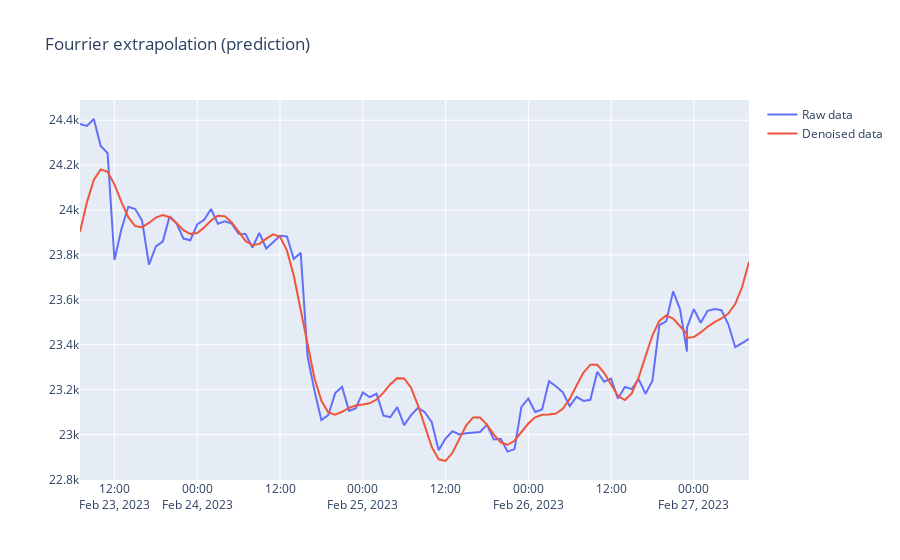

Notebook code cell kept with this figure:
### Code cell
fig = make_subplots(
    rows=1, cols=1# , subplot_titles=("Fourrier and raw data comparing")
)

fig.add_trace(
    go.Scatter(
        name="Raw data",
        x=df.index,
        y=df["Close"],
    ),
    row=1,
    col=1,
)
fig.add_trace(
    go.Scatter(
        name="Denoised data",
         x=df.index,
         y=df["Close_denoised"],
    ),
    row=1,
    col=1,
)
fig.update_layout(
    xaxis_rangeslider_visible=False,
    showlegend=True,
    title_text="Fourrier extrapolation (prediction)",
)
